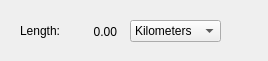
<?xml version="1.0" encoding="UTF-8"?>
<ui version="4.0">
 <class>MeasuringWindow</class>
 <widget class="QDialog" name="MeasuringWindow">
  <property name="geometry">
   <rect>
    <x>0</x>
    <y>0</y>
    <width>268</width>
    <height>61</height>
   </rect>
  </property>
  <property name="windowTitle">
   <string>Measuring Tool</string>
  </property>
  <widget class="QLabel" name="label">
   <property name="geometry">
    <rect>
     <x>20</x>
     <y>23</y>
     <width>41</width>
     <height>16</height>
    </rect>
   </property>
   <property name="text">
    <string>Length:</string>
   </property>
  </widget>
  <widget class="QComboBox" name="unitsComboBox">
   <property name="geometry">
    <rect>
     <x>130</x>
     <y>20</y>
     <width>91</width>
     <height>22</height>
    </rect>
   </property>
   <item>
    <property name="text">
     <string>Kilometers</string>
    </property>
   </item>
   <item>
    <property name="text">
     <string>Miles</string>
    </property>
   </item>
  </widget>
  <widget class="QLabel" name="lengthLabel">
   <property name="geometry">
    <rect>
     <x>66</x>
     <y>22</y>
     <width>51</width>
     <height>20</height>
    </rect>
   </property>
   <property name="layoutDirection">
    <enum>Qt::LeftToRight</enum>
   </property>
   <property name="text">
    <string>0.00</string>
   </property>
   <property name="alignment">
    <set>Qt::AlignRight|Qt::AlignTrailing|Qt::AlignVCenter</set>
   </property>
  </widget>
 </widget>
 <resources/>
 <connections/>
</ui>
